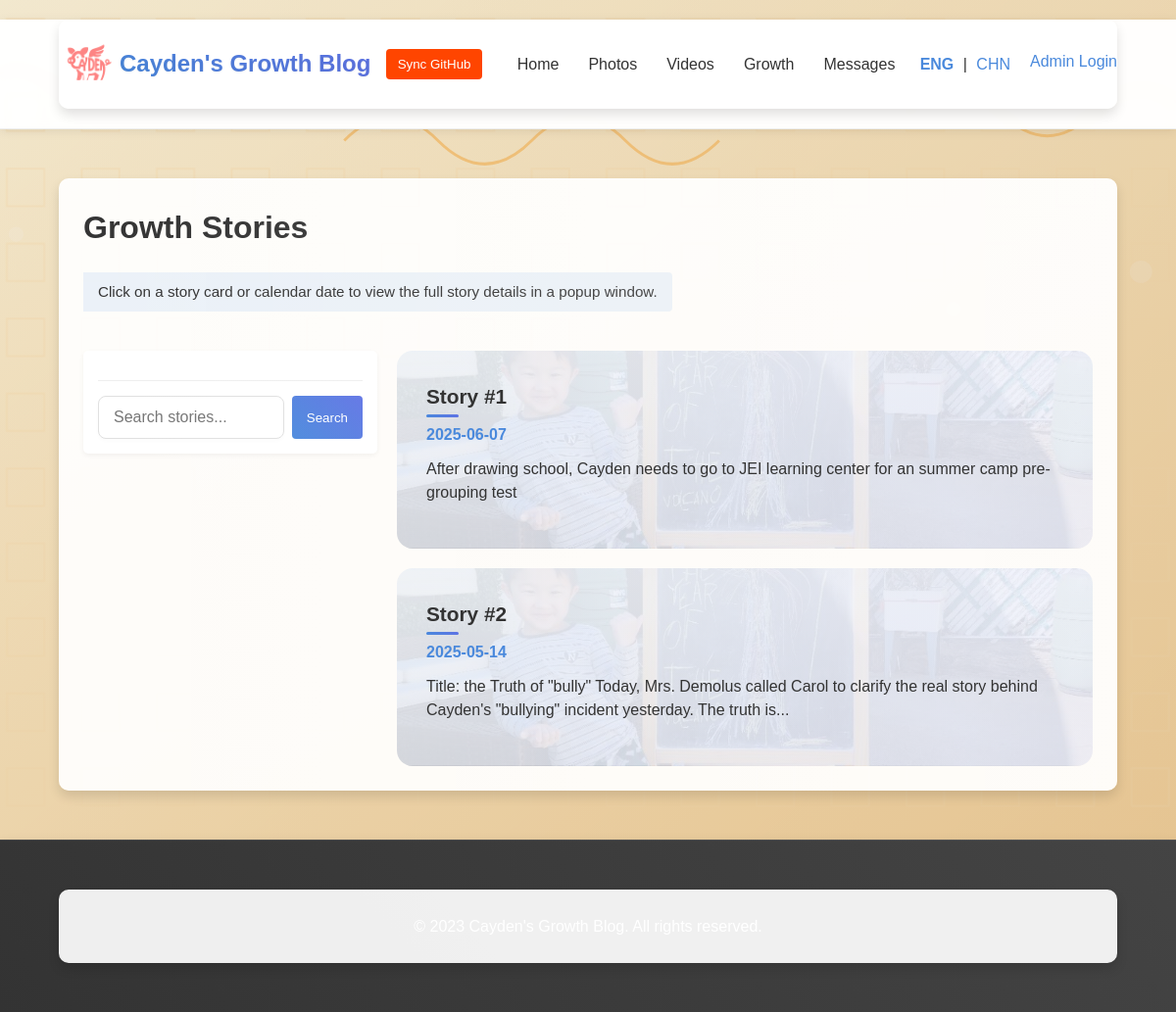
The page /growth on the database as committed earlier.
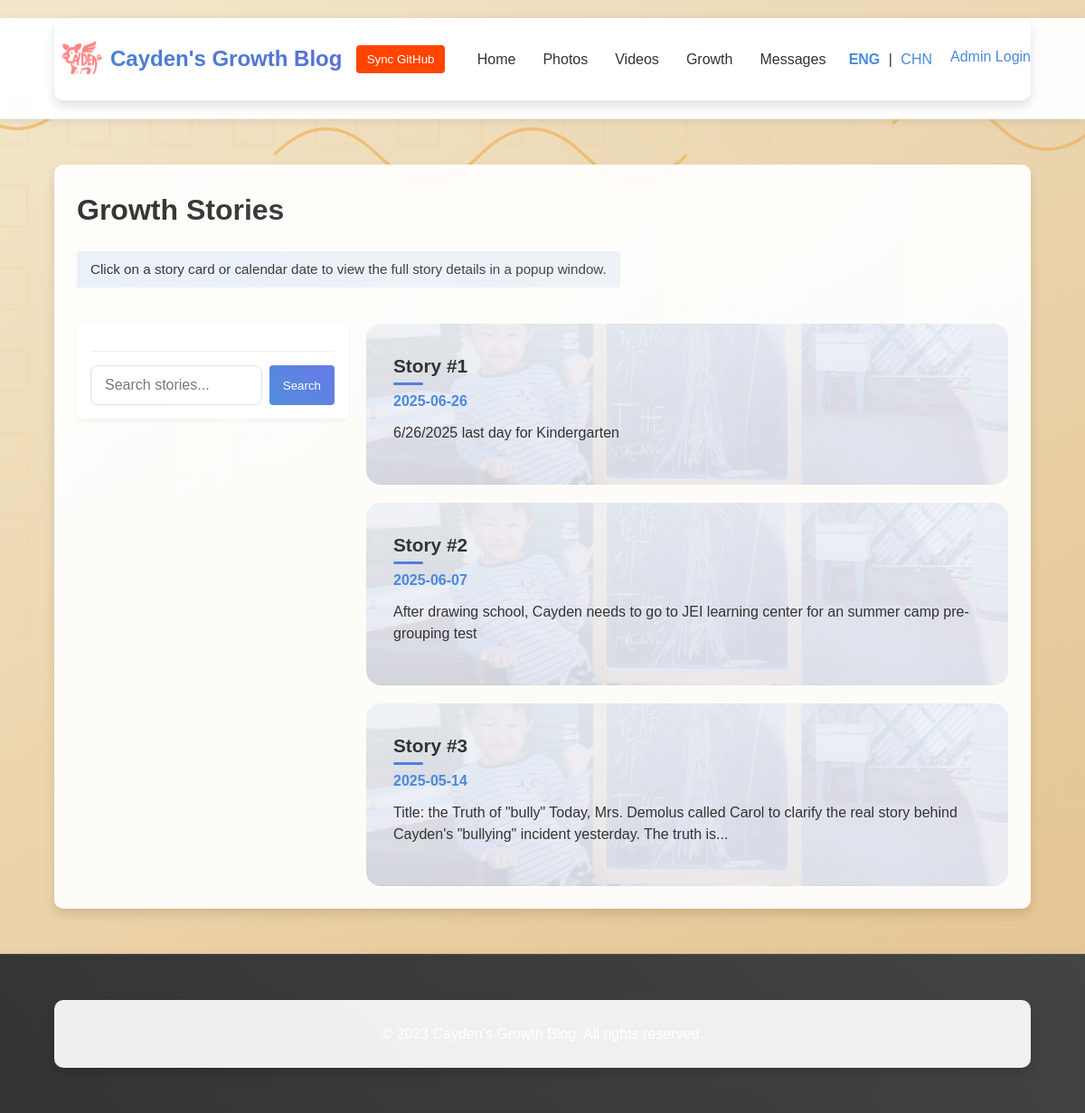
The same page on the database as committed later.
### tables this page shows
CREATE TABLE growth_story (
    id INTEGER PRIMARY KEY AUTOINCREMENT,
    entry_date DATE UNIQUE,
    content TEXT,
    image TEXT
);

### app.py (the view)
@app.route('/growth')
def growth():
    db = get_db()
    stories = db.execute('SELECT * FROM growth_story ORDER BY entry_date DESC').fetchall()
    response = make_response(render_template('growth.html', stories=stories))
    response.headers['Cache-Control'] = 'no-store, no-cache, must-revalidate, max-age=0'
    response.headers['Pragma'] = 'no-cache'
    response.headers['Expires'] = '0'
    return response

### app.py (called while the page is built)
def get_db():
    if 'db' not in g:
        g.db = sqlite3.connect(app.config['DATABASE'])
        g.db.row_factory = sqlite3.Row
    return g.db

### templates/growth.html (shortened to what this page needs)
{% extends "base.html" %}
{% block body_class %}growth-page{% endblock %}
{% block extra_css %}
<link rel="stylesheet" href="https://cdn.jsdelivr.net/npm/fullcalendar@5.10.1/main.min.css">
{% endblock %}
{% block content %}
<div class="growth-container">
    <h1>{{ _('Growth Stories') }}</h1>
    <p class="info-text">{{ _('Click on a story card or calendar date to view the full story details in a popup window.') }}</p>
    <div class="growth-layout">
        <div class="growth-sidebar">
            <div class="growth-calendar-container">
                <div class="search-container">
                    <input type="text" id="story-search" placeholder="{{ _('Search stories...') }}" class="search-input">
                    <button id="search-button" class="search-button">{{ _('Search') }}</button>
                </div>
            </div>
        </div>
        <div class="growth-stories">
            <div class="stories-grid">
                {% for story in stories %}
                <div class="story-card" data-date="{{ story.entry_date }}" onclick="openStoryModal('{{ story.entry_date }}')">
                    <div class="story-card-title">{{ _('Story') }} #{{ loop.index }}</div>
                    <div class="story-card-date">{{ story.entry_date }}</div>
                    <div class="story-card-content">{{ story.content|truncate(150) }}</div>
                </div>
                {% endfor %}
            </div>
        </div>
    </div>
</div>
{% endblock %}

### templates/base.html (shortened to what this page needs)
<!DOCTYPE html>
<html lang="{{ session.get('locale', 'en') }}">
<head>
    <link rel="stylesheet" href="{{ url_for('static', filename='css/style.css') }}">
    <link rel="stylesheet" href="{{ url_for('static', filename='css/backgrounds.css') }}">
    <link rel="stylesheet" href="{{ url_for('static', filename='css/animations.css') }}">
    {% block extra_css %}{% endblock %}
</head>
<body class="{% block body_class %}{% endblock %} fade-in">
    <header>
        <div class="container">
            <div class="logo">
                <img src="{{ url_for('static', filename='images/backgrounds/logo.png') }}" alt="Logo" class="site-logo float-animation">
                <a href="{{ url_for('index') }}" class="gradient-text">{{ _('Cayden\'s Growth Blog') }}</a>
            </div>
            <button id="sync-github-btn" style="display: inline-block !important; background-color: #ff4500; color: white; padding: 8px 12px; border: none; border-radius: 4px; margin: 0 5px; cursor: pointer;">{{ _('Sync GitHub') }}</button>
            <nav>
                <ul>
                    <li><a href="{{ url_for('index') }}">{{ _('Home') }}</a></li>
                    <li><a href="{{ url_for('photos') }}">{{ _('Photos') }}</a></li>
                    <li><a href="{{ url_for('videos') }}">{{ _('Videos') }}</a></li>
                    <li><a href="{{ url_for('growth') }}">{{ _('Growth') }}</a></li>
                    <li><a href="{{ url_for('messages') }}">{{ _('Messages') }}</a></li>
                </ul>
            </nav>
            <div class="user-controls">
                <div class="language-toggle">
                    <a href="{{ url_for('set_language', language='en') }}" class="{% if session.get('locale', 'en') == 'en' %}active{% endif %}">ENG</a>
                    <span>|</span>
                    <a href="{{ url_for('set_language', language='zh') }}" class="{% if session.get('locale') == 'zh' %}active{% endif %}">CHN</a>
                </div>
                <div class="admin-controls">
                    {% if session.get('admin_logged_in') %}
                        <a href="{{ url_for('admin') }}">{{ _('Admin') }}</a>
                        <span>|</span>
                        <a href="{{ url_for('logout') }}">{{ _('Logout') }}</a>
                    {% else %}
                        <a href="{{ url_for('login') }}">{{ _('Admin Login') }}</a>
                    {% endif %}
                </div>
            </div>
        </div>
    </header>
    <main>
        <div class="container shine-effect">
            {% block content %}{% endblock %}
        </div>
    </main>
    <footer>
        <div class="container">
            <p>{{ _('© 2023 Cayden\'s Growth Blog. All rights reserved.') }}</p>
        </div>
    </footer>
</body>
</html>

### static/css/backgrounds.css (style rules this page uses)
body { background-color: #f9f9f9; background-image: url('../images/backgrounds/pattern.png'); background-repeat: repeat; background-attachment: fixed; transition: background-image 0.5s ease-in-out; }
body.growth-page { background-image: linear-gradient(to bottom right, rgba(0, 0, 0, 0.05), rgba(0, 0, 0, 0.1)), url('../images/backgrounds/growth-bg.svg'); background-size: cover; background-position: center; background-attachment: fixed; animation: subtle-pulse 18s infinite alternate; }
.container { background-color: rgba(255, 255, 255, 0.92); border-radius: 10px; padding: 25px; margin-top: 20px; margin-bottom: 20px; box-shadow: 0 6px 12px rgba(0, 0, 0, 0.12); transition: all 0.3s ease; }
header, footer { background-color: rgba(255, 255, 255, 0.97); backdrop-filter: blur(5px); -webkit-backdrop-filter: blur(5px); box-shadow: 0 2px 10px rgba(0, 0, 0, 0.08); transition: all 0.3s ease; }

### static/css/animations.css (style rules this page uses)
.fade-in { animation: fadeIn 0.8s ease-out forwards; }
.shine-effect { position: relative; overflow: hidden; }
.shine-effect::after { content: ''; position: absolute; top: 0; left: 0; width: 100%; height: 100%; background: linear-gradient(90deg, transparent, rgba(255, 255, 255, 0.2), transparent); background-size: 200% 100%; animation: shine 3s infinite linear; pointer-events: none; }
.gradient-text { background: linear-gradient(45deg, #4a89dc, #5e72e4); -webkit-background-clip: text; -webkit-text-fill-color: transparent; background-size: 200% 200%; animation: gradient-shift 5s ease infinite; }
.float-animation { animation: float 3s ease-in-out infinite; }

Rows that differ between the two databases and show on the page:
added growth_story: entry_date "2025-06-26", content "6/26/2025 last day for Kindergarten"
